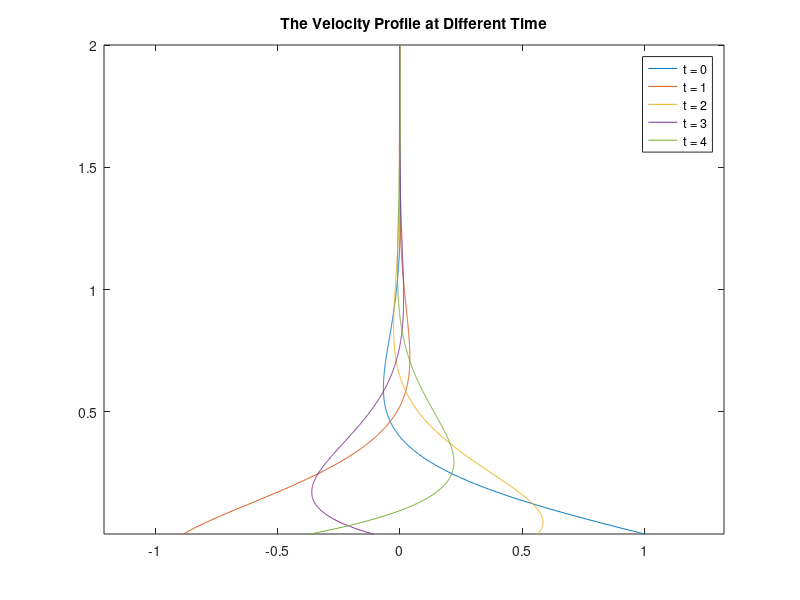

Source code (MATLAB):
uy = @(y, t) ( real(exp( -sqrt(1i*500/16.1).*y + 500i*t )) ); % the velocity function u(y, t)
y = linspace(0, 2, 1000); % create a series of height
for k = 0:4
    u = uy(y, k);
    plot(u, y); % plot the velocity with respect to height
    hold on
end
axis equal
title('The Velocity Profile at Different Time')
legend('t = 0','t = 1','t = 2','t = 3','t = 4')